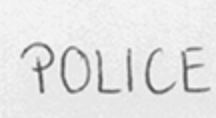
#> input picture backend/atest/3.png, 216 x 118 px, found by its file name
$ python 'Slant Angle.py'
#> lines starting #> are read from the running program, lines starting #| are printed output that depends on the picture; after the words box and inside, x2 and y2 are one past the last pixel; in counts of white or black regions, pixels touching at a corner belong together; long printed decimals are rounded
import math
import cv2
import matplotlib.pyplot as plt
import numpy as np
import base64
from io import BytesIO


class SlantAngleAnalyzer:
    def __init__(self, image_input, is_base64=False):
        """
        Initializes the SlantAngleAnalyzer with either a base64 encoded image or image path.

        Parameters:
            image_input (str): Either base64 encoded image string or image file path
            is_base64 (bool): If True, image_input is treated as base64 string, else as file path
        """
#> called with image_input = 'atest/3.png', is_base64 = False
        self.contours = None
        self.slant_angles = []

        if is_base64:
            # Decode base64 image
            img_data = base64.b64decode(image_input)
            nparr = np.frombuffer(img_data, np.uint8)
            self.img = cv2.imdecode(nparr, cv2.IMREAD_COLOR)
            if self.img is None:
                raise ValueError("Error: Could not decode base64 image")
        else:
            # Read image from file path
            self.img = cv2.imread(image_input)
#> self.img is the input picture: shape (118, 216, 3); min 79, max 249, mean 227.4
            if self.img is None:
                raise ValueError(f"Error: Could not read image at {image_input}")

        # Convert to grayscale if needed
        if len(self.img.shape) == 3 and self.img.shape[2] == 3:
            self.gray_img = cv2.cvtColor(self.img, cv2.COLOR_BGR2GRAY)
        else:
            self.gray_img = self.img.copy()

    def _preprocess_image(self):
        """
        Preprocesses the image, thresholds it, and extracts significant contours.
        """
        _, binary = cv2.threshold(
            self.gray_img, 0, 255, cv2.THRESH_BINARY_INV + cv2.THRESH_OTSU)
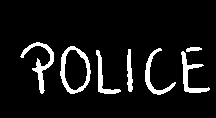
#> binary: shape (118, 216); 8% white; 7 white regions
        contours, _ = cv2.findContours(
            binary, cv2.RETR_EXTERNAL, cv2.CHAIN_APPROX_SIMPLE)
#> contours = 7 contours; box (x1, y1, x2, y2) and area: (60, 46, 91, 94) 1074, (20, 42, 54, 94) 326, (181, 51, 210, 93) 267, (145, 48, 176, 95) 247, (96, 50, 121, 94) 200, (127, 49, 133, 92) 137, (186, 47, 202, 52) 40
        # Filter out small contours
        self.contours = [cnt for cnt in contours if cv2.contourArea(cnt) > 50]
#> self.contours = 6 contours; box (x1, y1, x2, y2) and area: (60, 46, 91, 94) 1074, (20, 42, 54, 94) 326, (181, 51, 210, 93) 267, (145, 48, 176, 95) 247, (96, 50, 121, 94) 200, (127, 49, 133, 92) 137

    def _calculate_slant_angles(self):
        """
        Calculates the slant angles for each contour using moment analysis.

        Returns:
            list: List of slant angles in degrees
        """
        angles = []
        for cnt in self.contours:
            M = cv2.moments(cnt)
            # Skip contours with negligible area or near-zero second moment
            if M['m00'] == 0 or M['mu02'] < 1e-2:
                continue

            # Calculate skew using central moments
            skew = M['mu11'] / M['mu02']
            angle_rad = math.atan(skew)
            angle_deg = angle_rad * (180.0 / np.pi)
            angles.append(angle_deg)
#> this loop made 6 passes
#> (skew, angle_rad, angle_deg) on passes 1 to 6: (0.263, 0.257, 14.72), (0.274, 0.268, 15.33), (0.0365, 0.0365, 2.09), (0.204, 0.201, 11.5), (0.0389, 0.0389, 2.23), (0.069, 0.0689, 3.95)
#> after the loop, angles = [14.72, 15.33, 2.09, 11.5, 2.23, 3.95]
        return angles

    def analyze(self, debug=False):
        """
        Analyzes the image to determine slant angle characteristics.

        Parameters:
            debug (bool): If True, generates visualization plots.

        Returns:
            dict: Dictionary containing metrics and graphs in base64 format
        """
        # Preprocess image and get contours
        self._preprocess_image()

        # Calculate slant angles
        self.slant_angles = self._calculate_slant_angles()
#> self.slant_angles = [14.72, 15.33, 2.09, 11.5, 2.23, 3.95]

        # Compute metrics
        if self.slant_angles:
            avg_slant = np.mean(self.slant_angles)
#> avg_slant = 8.3
            slant_std = np.std(self.slant_angles)
#> slant_std = 5.71
            # Convert to angle from vertical for intuitive interpretation
            vertical_slant = 90 - avg_slant if avg_slant <= 90 else avg_slant - 90
#> vertical_slant = 81.7

            metrics = {
                'avg_slant': avg_slant,
                'vertical_slant': vertical_slant,
                'slant_std': slant_std,
                'num_components': len(self.slant_angles)
            }
#> metrics = {'avg_slant': 8.3, 'vertical_slant': 81.7, 'slant_std': 5.71, 'num_components': 6}
        else:
            metrics = {
                'avg_slant': 0,
                'vertical_slant': 0,
                'slant_std': 0,
                'num_components': 0
            }

        result = {
            'metrics': metrics,
            'graphs': []
        }

        # Generate visualization if debug mode is enabled
        if debug and self.slant_angles:
            # Create visualization
            vis_img = self.img.copy()
            cv2.drawContours(vis_img, self.contours, -1, (0, 255, 0), 2)
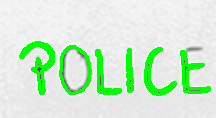
#> vis_img: shape (118, 216, 3); 10.66% of pixels changed, all inside (x1, y1, x2, y2) = (19, 41, 211, 96)

            # Create figure with subplots
            plt.figure("Slant Angle Analysis", figsize=(12, 6))

            # Original image with contours
            plt.subplot(121)
            plt.imshow(cv2.cvtColor(vis_img, cv2.COLOR_BGR2RGB))
            plt.title("Contours")
            plt.axis('off')

            # Histogram of slant angles
            plt.subplot(122)
            plt.hist(self.slant_angles, bins=20, color='blue', alpha=0.7)
            plt.axvline(x=metrics['avg_slant'], color='r', linestyle='--',
                        label=f'Avg: {metrics["avg_slant"]:.1f}°, StdDev: {metrics["slant_std"]:.1f}°')
            plt.title("Slant Angle Distribution")
            plt.xlabel("Angle (degrees)")
            plt.ylabel("Frequency")
            plt.legend()
            plt.tight_layout()

            # Convert plot to base64
            buf = BytesIO()
            plt.savefig(buf, format='png', bbox_inches='tight')
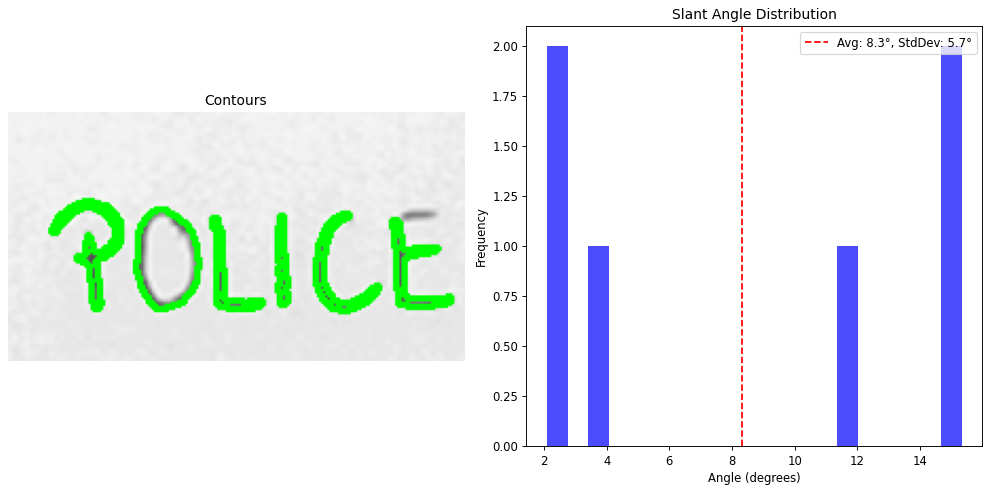
#> figure drawn by matplotlib, 2 panels
            buf.seek(0)
            plot_base64 = base64.b64encode(buf.getvalue()).decode('utf-8')
            plt.close()

            result['graphs'].append(plot_base64)

        return result


# === Example usage ===
if __name__ == "__main__":
    # Example with file path
    image_path = "atest/3.png"
    analyzer = SlantAngleAnalyzer(image_path, is_base64=False)
    results = analyzer.analyze(debug=True)
#> results = 2 items
    print(results['metrics'])
#| {'avg_slant': 8.305, 'vertical_slant': 81.695, 'slant_std': 5.705, 'num_components': 6}

$ run again, with backend/atest/1.png copied over backend/atest/3.png
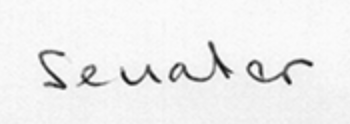
#> input picture backend/atest/1.png, 350 x 124 px, found by its file name
#> in __init__, self.img is the input picture: shape (124, 350, 3); min 14, max 254, mean 238
#> in _preprocess_image, `_, binary = cv2.threshold( self.gray_img, 0, 255, cv2.THRESH_BINARY_IN..`:
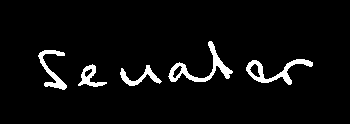
#> binary: shape (124, 350); 4.7% white; 5 white regions
#> contours = 5 contours; box (x1, y1, x2, y2) and area: (168, 41, 233, 82) 552, (246, 59, 313, 85) 520, (38, 50, 67, 90) 305, (78, 64, 107, 87) 238, (120, 65, 162, 86) 232
#> self.contours has the same summary as contours
#> the loop in _calculate_slant_angles, `for cnt in self.contours:` made 5 passes
#> (skew, angle_rad, angle_deg) on passes 1 to 5: (-0.41, -0.389, -22.3), (0.14, 0.139, 7.95), (-0.659, -0.583, -33.39), (0.246, 0.241, 13.82), (-0.739, -0.636, -36.46)
#> after the loop in _calculate_slant_angles, `for cnt in self.contours:`: angles = [-22.3, 7.95, -33.39, 13.82, -36.46]
#> avg_slant = -14.08
#> slant_std = 21
#> vertical_slant = 104.1
#> metrics = {'avg_slant': -14.08, 'vertical_slant': 104.1, 'slant_std': 21, 'num_components': 5}
#> vis_img: shape (124, 350, 3); 6.29% of pixels changed, all inside (x1, y1, x2, y2) = (37, 40, 314, 91)
#> in analyze, `plt.savefig(buf, format='png', bbox_inches='tight')`:
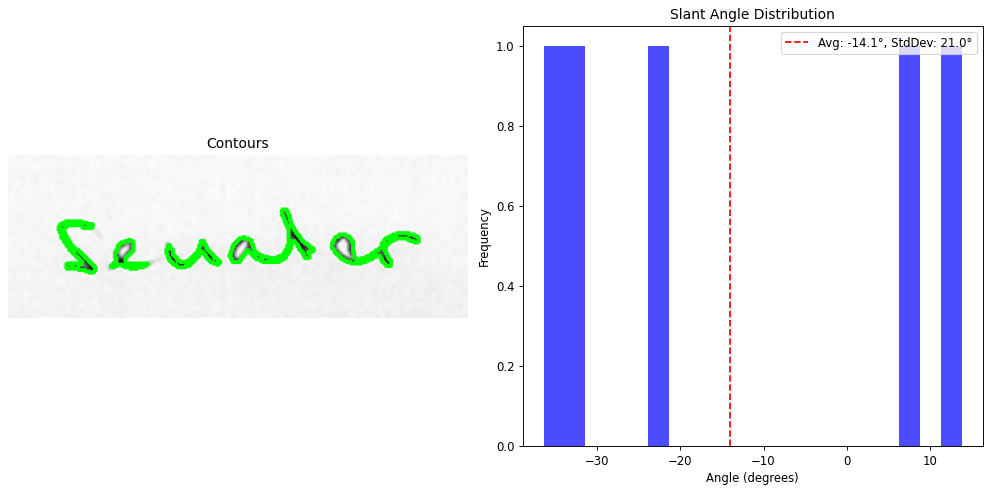
#> figure drawn by matplotlib, 2 panels
#> results = 2 items
#| {'avg_slant': -14.076, 'vertical_slant': 104.076, 'slant_std': 21.000, 'num_components': 5}

$ run again, with backend/atest/2.png copied over backend/atest/3.png
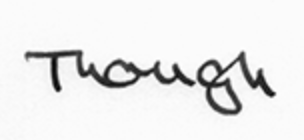
#> input picture backend/atest/2.png, 304 x 140 px, found by its file name
#> in __init__, self.img is the input picture: shape (140, 304, 3); min 3, max 255, mean 234.1
#> in _preprocess_image, `_, binary = cv2.threshold( self.gray_img, 0, 255, cv2.THRESH_BINARY_IN..`:
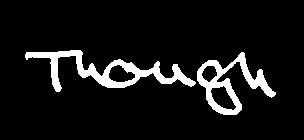
#> binary: shape (140, 304); 8.2% white; 2 white regions
#> contours = 2 contours; box (x1, y1, x2, y2) and area: (25, 50, 196, 92) 2020, (197, 52, 276, 115) 1854
#> self.contours has the same summary as contours
#> the loop in _calculate_slant_angles, `for cnt in self.contours:` made 2 passes
#> (skew, angle_rad, angle_deg) on passes 1 to 2: (0.0355, 0.0355, 2.03), (2.13, 1.13, 64.86)
#> after the loop in _calculate_slant_angles, `for cnt in self.contours:`: angles = [2.03, 64.86]
#> avg_slant = 33.45
#> slant_std = 31.42
#> vertical_slant = 56.55
#> metrics = {'avg_slant': 33.45, 'vertical_slant': 56.55, 'slant_std': 31.42, 'num_components': 2}
#> vis_img: shape (140, 304, 3); 6.99% of pixels changed, all inside (x1, y1, x2, y2) = (24, 49, 277, 116)
#> in analyze, `plt.savefig(buf, format='png', bbox_inches='tight')`:
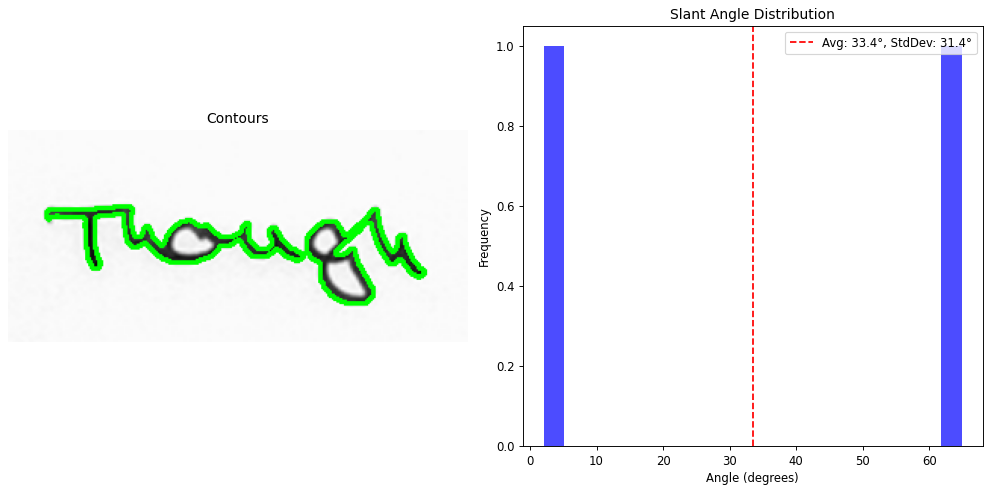
#> figure drawn by matplotlib, 2 panels
#> results = 2 items
#| {'avg_slant': 33.449, 'vertical_slant': 56.551, 'slant_std': 31.415, 'num_components': 2}

$ run again, with backend/atest/4.png copied over backend/atest/3.png
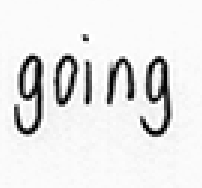
#> input picture backend/atest/4.png, 202 x 188 px, found by its file name
#> in __init__, self.img is the input picture: shape (188, 202, 3); min 0, max 255, mean 229.5
#> in _preprocess_image, `_, binary = cv2.threshold( self.gray_img, 0, 255, cv2.THRESH_BINARY_IN..`:
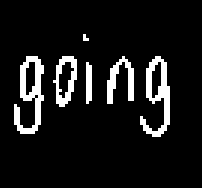
#> binary: shape (188, 202); 9.2% white; 6 white regions
#> contours = 6 contours, 1 with area under 20; largest, box (x1, y1, x2, y2) and area: (14, 56, 44, 134) 1180, (140, 56, 170, 137) 1114, (53, 56, 77, 107) 804, (107, 56, 134, 104) 461, (86, 62, 92, 104) 188
#> self.contours = 5 contours; box (x1, y1, x2, y2) and area: (14, 56, 44, 134) 1180, (140, 56, 170, 137) 1114, (53, 56, 77, 107) 804, (107, 56, 134, 104) 461, (86, 62, 92, 104) 188
#> the loop in _calculate_slant_angles, `for cnt in self.contours:` made 5 passes
#> (skew, angle_rad, angle_deg) on passes 1 to 5: (0, 0, 0), (0.0025, 0.0025, 0.143), (-0.125, -0.124, -7.11), (-0.124, -0.124, -7.09), (-0.0683, -0.0682, -3.91)
#> after the loop in _calculate_slant_angles, `for cnt in self.contours:`: angles = [0, 0.143, -7.11, -7.09, -3.91]
#> avg_slant = -3.59
#> slant_std = 3.21
#> vertical_slant = 93.59
#> metrics = {'avg_slant': -3.59, 'vertical_slant': 93.59, 'slant_std': 3.21, 'num_components': 5}
#> vis_img: shape (188, 202, 3); 7.86% of pixels changed, all inside (x1, y1, x2, y2) = (13, 55, 171, 138)
#> in analyze, `plt.savefig(buf, format='png', bbox_inches='tight')`:
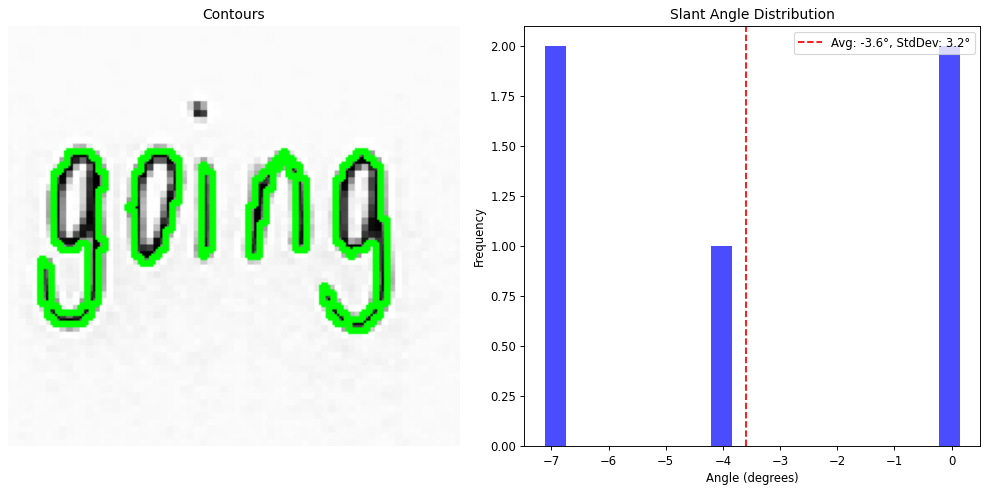
#> figure drawn by matplotlib, 2 panels
#> results = 2 items
#| {'avg_slant': -3.595, 'vertical_slant': 93.595, 'slant_std': 3.213, 'num_components': 5}
